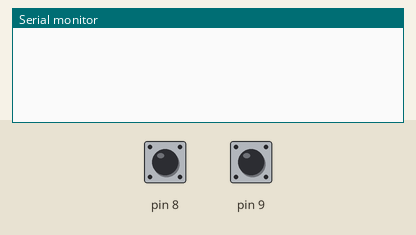
Simulated run of this sketch. Board: Arduino Uno, built with avr-gcc and run on an emulated ATmega328P. On the bench: the last lines printed to the serial monitor. The inputs (shaded band) are chosen by the test bench; at power-on: pin 9 HIGH, pin 8 HIGH.

Above: at 1.2 s.
1.3 s: pin 9 pulled LOW for 0.15 s
At 1.9 s:
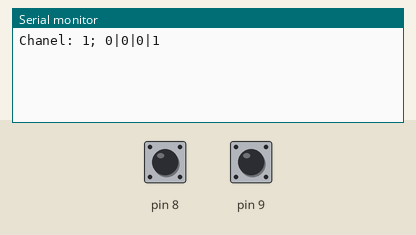
2.9 s: pin 8 pulled LOW for 1 s
At 4.3 s:
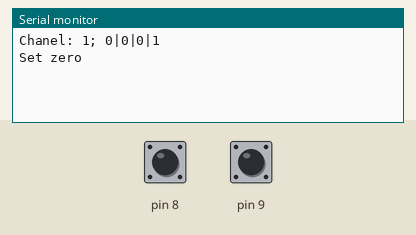
5.4 s: pin 9 pulled LOW for 0.15 s
At 6.2 s:
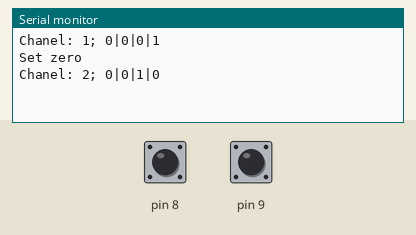

Measured:
- after the input at 1.3 s, the serial monitor: prints a new line after 0.15 s (image 1)
- after the input at 2.9 s, the serial monitor: prints a new line after 1.0 s (image 2)
- after the input at 5.4 s, the serial monitor: prints a new line after 0.15 s (image 3)

The sketch:

Test.ino
```cpp
#include <GyverButton.h>

int i = 0;
bool ch[16][4] = {{0, 0, 0, 0},
{0, 0, 0, 1},
{0, 0, 1, 0},
{0, 0, 1, 1},
{0, 1, 0, 0},
{0, 1, 0, 1},
{0, 1, 1, 0},
{0, 1, 1, 1},
{1, 0, 0, 0},
{1, 0, 0, 1},
{1, 0, 1, 0},
{1, 0, 1, 1},
{1, 1, 0, 0},
{1, 1, 0, 1},
{1, 1, 1, 0},
{1, 1, 1, 1}};


GButton butt1(9);
GButton butt2(8);

void setup(void)
{
  Serial.begin(9600);
  butt2.setTimeout(1000);
}

void loop(void)
{
  butt1.tick();
  butt2.tick();
  if (butt1.isClick())
  {
    i++;
    if (i == 16) i = 0;
    Serial.print("Chanel: ");Serial.print(i);Serial.print("; ");Serial.print(ch[i][0]);Serial.print("|");Serial.print(ch[i][1]);Serial.print("|");Serial.print(ch[i][2]);Serial.print("|");Serial.println(ch[i][3]);         // проверка на один клик
  }

  if (butt2.isHolded())
  {
    Serial.println("Set zero");         // проверка на один клик
  }
}
```
